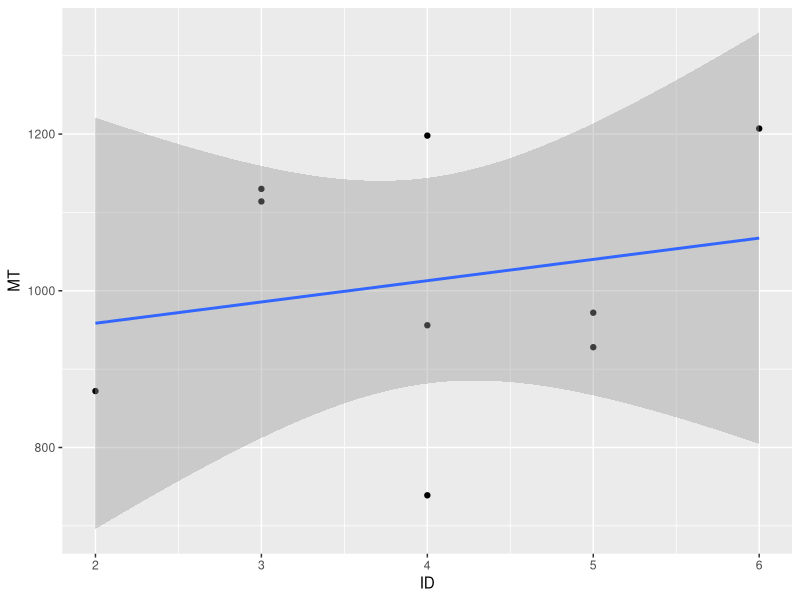
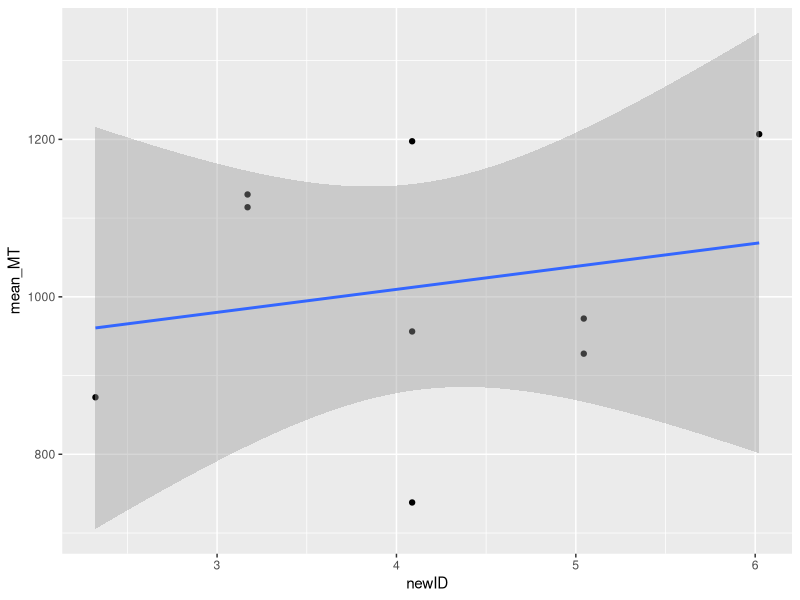

These figures' R source, in order:
## ---- chunk 1
knitr::opts_chunk$set(echo = TRUE)
## ---- chunk 2
library(ggplot2)
library(dplyr)
## ---- chunk 3
meanMTdf <- read.csv("../data/mt_data.csv", header=T)
## ---- chunk 4
ggplot(meanMTdf, aes(ID, MT)) +
  geom_point() +
  geom_smooth(method='lm')
## ---- chunk 5
model <- lm(MT~ID, data = meanMTdf)
summary(model)
## ---- chunk 6
rawdf <- read.csv("../data/raw_data.csv", header=T)
## ---- chunk 7
rawdf$newID <- (log2((rawdf$A / rawdf$W) +1))
## ---- chunk 8
newmeanMTdf <- rawdf %>%
  group_by(A, W, newID) %>%
  summarise(mean_MT = mean(MT), .groups = "drop")
## ---- chunk 9
ggplot(newmeanMTdf, aes(newID, mean_MT)) +
  geom_point() +
  geom_smooth(method='lm')
## ---- chunk 10
model <- lm(mean_MT~newID, data = newmeanMTdf)
summary(model)
